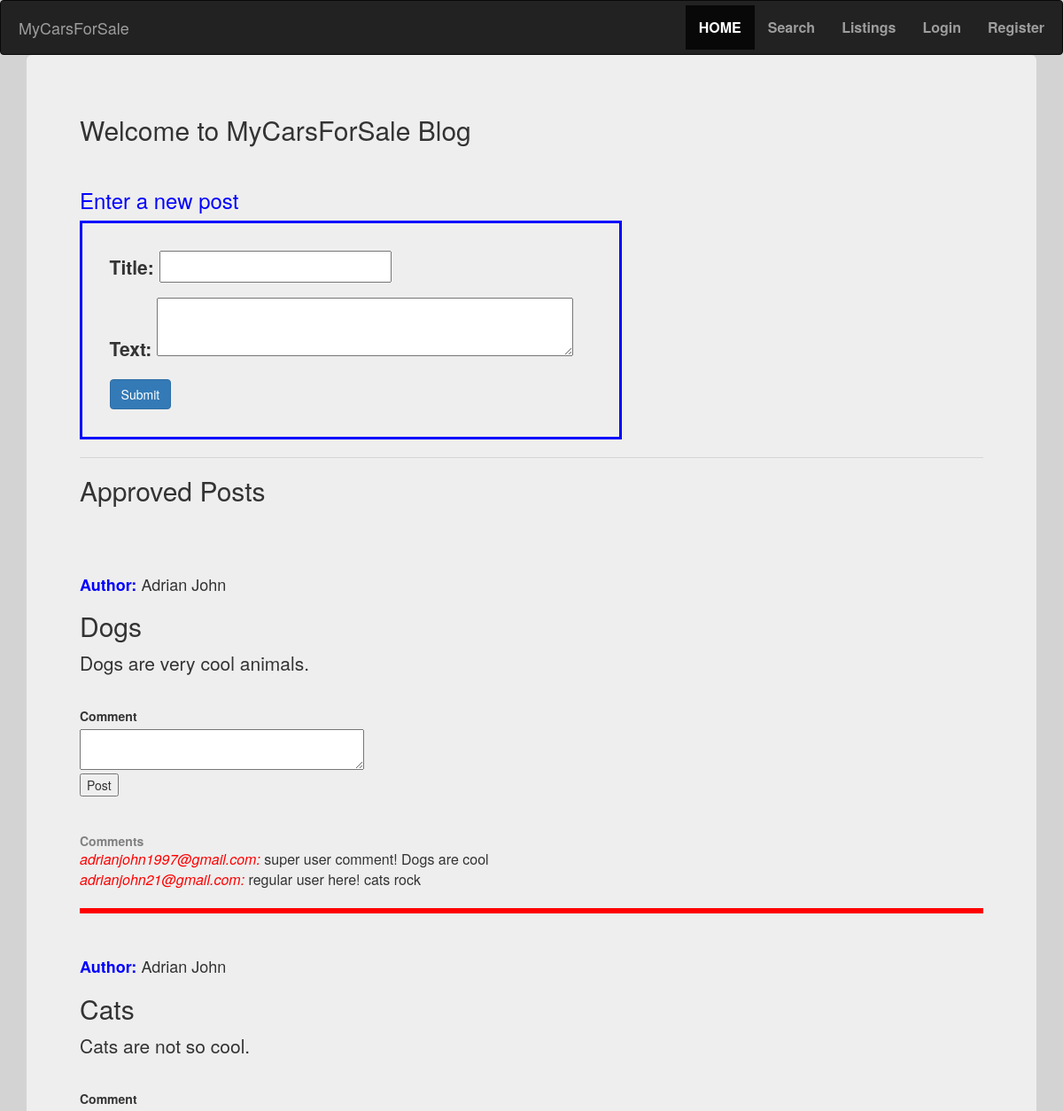
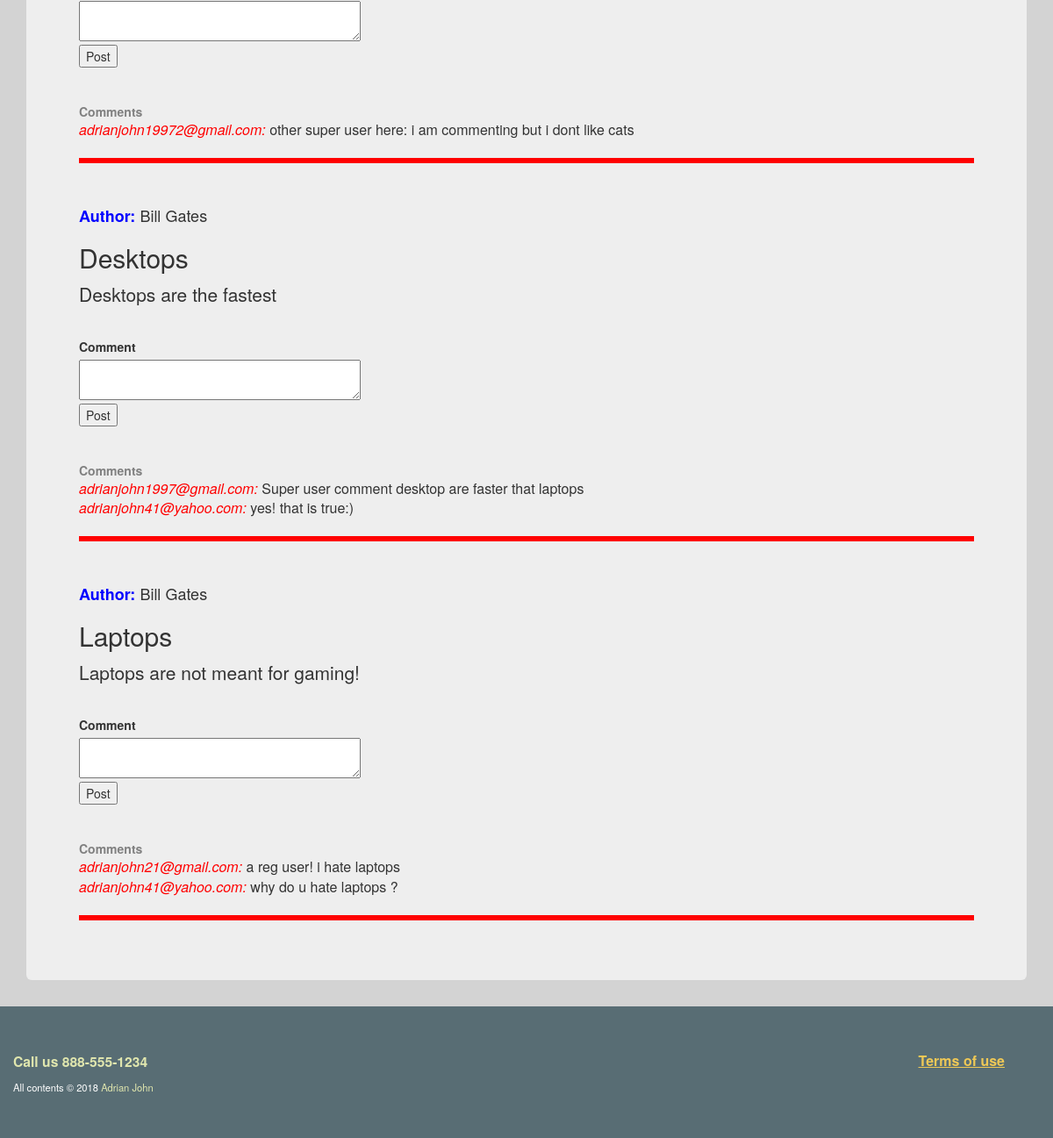
Screenshot of /blog/ with the database file from the repository (2 pictures, top to bottom).
### myapp/models.py (models this page shows)
class BlogTopics(models.Model):
    id =models.AutoField(primary_key=True)
    title=models.CharField(max_length=200)
    text=models.TextField()
    author=models.ForeignKey(UserInfo,on_delete=models.CASCADE)
    approved=models.TextField(default='no',max_length=3)

class UserInfo(models.Model):
    email=models.EmailField(max_length=255,primary_key=True)
    firstname=models.CharField(max_length=50)
    lastname=models.CharField(max_length=50)
    phonenumber=models.CharField(max_length=50)
    password = models.CharField(max_length=50)

class Comments(models.Model):
    id =models.AutoField(primary_key=True)
    commenter=models.EmailField(max_length=255)
    blog_topic_id=models.ForeignKey(BlogTopics,on_delete=models.CASCADE)
    text=models.TextField()
    date= models.DateField(default=timezone.now)

### myapp/views.py (the view, shortened to what this page needs)
# urls.py: 2. Add a URL to urlpatterns:  path('blog/', include('blog.urls'))
def blog(request):
    form= BlogTopicsForm()
    approved_posts=BlogTopics.objects.all().filter(approved='yes')
    comments=Comments.objects.all()
    front="BlogTopics object ("
    end=")"
    return render(request,'myapp/blog.html',{'form':form,'approved_posts':approved_posts,'comments':comments,'f':front,'e':end})

### myapp/new_car_form.py
class BlogTopicsForm (forms.ModelForm):
    class Meta():
        model=BlogTopics
        fields=('title','text','author')

### templates/myapp/blog.html (shortened to what this page needs)
<!DOCTYPE html>
{% extends "myapp/base.html"%}
{%load staticfiles %}
  {% block body_block %}
    <div class="container">
      <div class="jumbotron">
        <h2>Welcome to MyCarsForSale Blog</h2>
        <br>
        <h3 style="color:blue;">Enter a new post</h3>
        <form method="POST" style="border: solid blue; width:60%; padding:3%;">
            {{form.as_p}}
            <input type="SUBMIT" class="btn btn-primary" value="Submit">
        </form>
        <hr>
        <h2>Approved Posts</h2>
<br><br>
        {% if approved_posts %}
            {% for post in approved_posts%}
            <br>
              <h4><span style="color:blue; font-weight:bolder;">Author:</span> {{post.author.firstname}} {{post.author.lastname}} </h4>
              <h2> {{post.title}}</h2>
              <p> {{post.text}}</p>
              <br>
              <form method="post" action="{% url 'addComment' %}">
                <label for="CommentLab">Comment </label><br>
                <textarea name="comment" rows="8" cols="80"></textarea><br>
                  <input type="submit" value="Post">
              </form>
              <br><br>
              <span style="color:grey; font-weight:bolder;">Comments</span>
              <br>
              {% if comments %}
                  {% for comm in comments%}
                    {% if comm.blog_topic_id == post%}
                    <p style="font-size:16px; display:inline;"><em style=" color:red;">{{comm.commenter}}: </em> {{comm.text}}</p>
                        <br>
                    {% endif%}
                  {% endfor%}
              {% endif %}
              <hr style="border:3px solid red;">
            {% endfor%}
        {% endif %}
      </div>
    </div>
  {% endblock%}

### static/css/styles.css (style rules this page uses)
body { background-color: lightgrey; }

### rows the page displays
BlogTopics: author.firstname "Adrian", author.lastname "John", title "Dogs", text "Dogs are very cool animals."
Comments: commenter "adrianjohn1997@gmail.com", text "super user comment! Dogs are cool"
Comments: commenter "adrianjohn21@gmail.com", text "regular user here! cats rock"
BlogTopics: author.firstname "Adrian", author.lastname "John", title "Cats", text "Cats are not so cool."
Comments: commenter "adrianjohn19972@gmail.com", text "other super user here: i am commenting but i dont like cats"
BlogTopics: author.firstname "Bill", author.lastname "Gates", title "Desktops", text "Desktops are the fastest"
Comments: commenter "adrianjohn1997@gmail.com", text "Super user comment desktop are faster that laptops"
Comments: commenter "adrianjohn41@yahoo.com", text "yes! that is true:)"
BlogTopics: author.firstname "Bill", author.lastname "Gates", title "Laptops", text "Laptops are not meant for gaming!"
Comments: commenter "adrianjohn21@gmail.com", text "a reg user! i hate laptops"
Comments: commenter "adrianjohn41@yahoo.com", text "why do u hate laptops ?"
